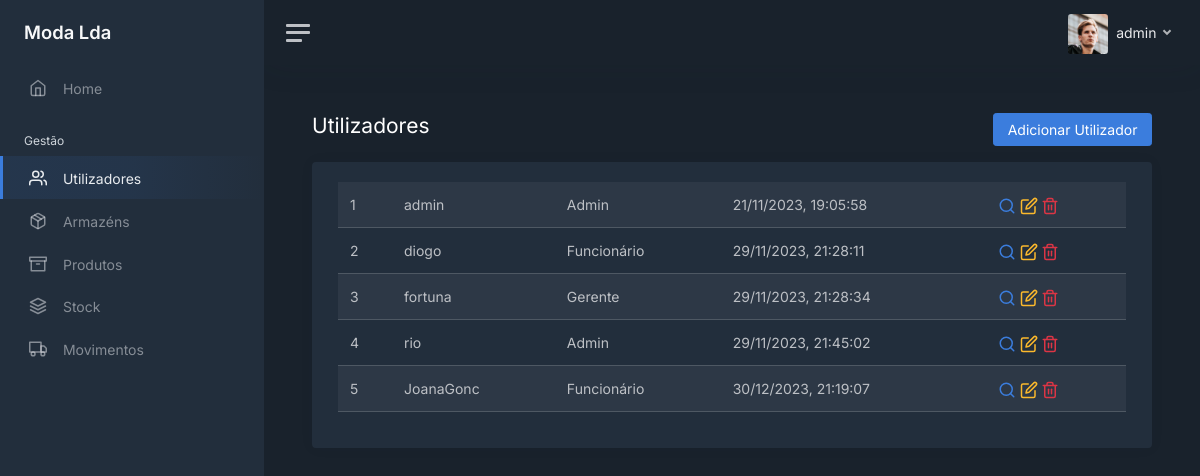
The page /users (signed in) on the database as committed earlier.
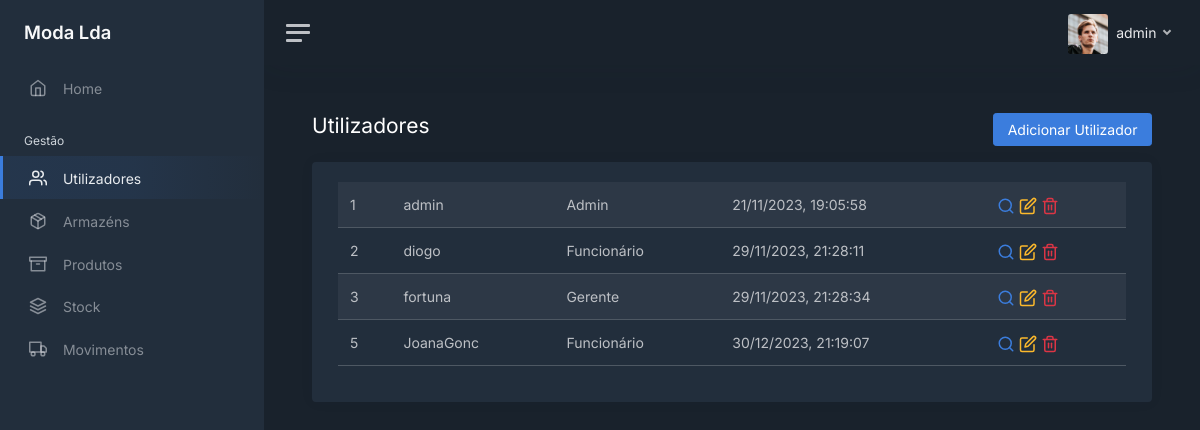
The same page on the database as committed later.
### modules/login/models.py (models this page shows, shortened)
class User(UserMixin, db.Model):
    __tablename__ = 'users'
    __table_args__ = {'extend_existing': True}
    id = db.Column(db.Integer, primary_key=True)
    username = db.Column(db.String(), unique=True)
    password = db.Column(db.String())
    role = db.Column(db.String())
    last_login = db.Column(db.DateTime, server_default=db.func.now())
    active = db.Column(db.Boolean, unique=False, default=True)

### modules/main/views.py (the view)
@bp.route('/users')
@login_required
def users():
    users_query = User.query.with_entities(User.id, User.username, User.role, User.last_login).filter_by(active=1).all()
    all_users = []
    for user in users_query:
        all_users.append(
            {
                "id": user.id,
                "username": user.username,
                "role": ROLES[user.role],
                "last_login": user.last_login.strftime("%d/%m/%Y, %H:%M:%S")
            }
        )
    if current_user.role == 'admin' or current_user.role == 'gerente':
        return render_template('users/users_table.html', user=current_user, tab="users", all_users=all_users)
    else:
        return redirect(request.referrer or 'home')

### modules/login/models.py (called while the page is built)
@login_manager.user_loader
def load_user(user_id):
    return User.query.get(int(user_id))

### modules/main/templates/users/users_table.html (shortened to what this page needs)
<!DOCTYPE html>
<html lang="en">
<head>
    <link href="/static/css/dashboard.css" rel="stylesheet">
    <link href="https://cdn.datatables.net/1.13.7/css/dataTables.bootstrap5.min.css" rel="stylesheet">
    <link href="https://cdn.jsdelivr.net/npm/@sweetalert2/theme-dark@4/dark.css" rel="stylesheet">
</head>
{% extends 'sidebar.html' %}
{% block content %}
    <div class="row">
        <div class="col float-start">
            <h1 class="h3 mb-3">Utilizadores</h1>
        </div>
        <div class="col">
            <div class="mb-3 float-end">
                <a href="/users/add" class="btn btn-primary">Adicionar Utilizador</a>
            </div>
        </div>
    </div>
    <div class="card">
        <div class="card-body">
            <div class="container-fluid">
                <table id="users" class="table table-striped">
                    <tbody>
                        {% for user in all_users %}
                            <tr>
                                <td>{{ user.id }}</td>
                                <td>{{ user.username }}</td>
                                <td>{{ user.role }}</td>
                                <td>{{ user.last_login }}</td>
                                <td>
                                    <a class="text-decoration-none" href="/users/{{ user.id }}">
                                        <i class="align-middle" data-feather="search"></i>
                                    </a>
                                    <a class="text-decoration-none" href="/users/edit/{{ user.id }}">
                                        <i class="align-middle text-warning" data-feather="edit"></i>
                                    </a>
                                    <a class="text-decoration-none">
                                        <form action="/users/delete/{{ user.id }}" method="POST" class="d-inline">
                                            <button type="submit" style="all: unset">
                                                <i class="align-middle text-danger" data-feather="trash-2"></i>
                                            </button>
                                        </form>
                                     </a>
                                </td>
                            </tr>
                        {% endfor %}
                    </tbody>
                </table>
            </div>
        </div>
    </div>
{% endblock %}

### modules/main/templates/sidebar.html (shortened to what this page needs)
<body data-theme="dark">
<div class="wrapper">
    <nav id="sidebar" class="sidebar js-sidebar">
        <div class="sidebar-content js-simplebar">
            <a class="sidebar-brand" href="/home">
                <span class="align-middle">Moda Lda</span>
            </a>
            <ul class="sidebar-nav">
                <li class="sidebar-item {% if tab == 'home' %}active{% endif %}">
                    <a class="sidebar-link" href="/home">
                        <i class="align-middle" data-feather="home"></i> <span class="align-middle">Home</span>
                    </a>
                </li>
                <li class="sidebar-header">
                    Gestão
                </li>
                {% if user.role == 'admin' or user.role == 'gerente' %}
                <li class="sidebar-item {% if tab == 'users' %}active{% endif %}">
                    <a class="sidebar-link" href="/users">
                        <i class="align-middle" data-feather="users"></i> <span class="align-middle">Utilizadores</span>
                    </a>
                </li>
                {% endif %}
                {% if user.role == 'admin' or user.role == 'gerente' %}
                <li class="sidebar-item {% if tab == 'warehouses' %}active{% endif %}">
                    <a class="sidebar-link" href="/warehouses">
                        <i class="align-middle" data-feather="package"></i> <span class="align-middle">Armazéns</span>
                    </a>
                </li>
                {% endif %}
                <li class="sidebar-item {% if tab == 'products' %}active{% endif %}">
                    <a class="sidebar-link" href="/products">
                        <i class="align-middle" data-feather="archive"></i> <span class="align-middle">Produtos</span>
                    </a>
                </li>
                <li class="sidebar-item {% if tab == 'stock' %}active{% endif %}">
                    <a class="sidebar-link" href="/stock">
                        <i class="align-middle" data-feather="layers"></i> <span class="align-middle">Stock</span>
                    </a>
                </li>
                <li class="sidebar-item {% if tab == 'movements' %}active{% endif %}">
                    <a class="sidebar-link" href="/movements">
                        <i class="align-middle" data-feather="truck"></i> <span class="align-middle">Movimentos</span>
                    </a>
                </li>
            </ul>
        </div>
    </nav>
    <div class="main">
        <nav class="navbar navbar-expand navbar-light navbar-bg">
            <a class="sidebar-toggle js-sidebar-toggle">
                <i class="hamburger align-self-center"></i>
            </a>
            <div class="navbar-collapse collapse">
                <ul class="navbar-nav navbar-align">
                    <li class="nav-item dropdown">
                        <a class="nav-link dropdown-toggle d-none d-sm-inline-block" href="#" data-bs-toggle="dropdown">
                            <img src="/static/img/avatars/avatar.jpg" class="avatar img-fluid rounded me-1"
                                 alt="{{ user.username }}"/> <span class="text-dark"> {{ user.username }} </span>
                        </a>
                    </li>
                </ul>
            </div>
        </nav>
        <main class="content">
            <div class="container-fluid p-0">
                {% block content %}
                {% endblock %}
            </div>
        </main>
    </div>
</div>
</body>
</html>

Rows that differ between the two databases and show on the page:
no longer on this page (row edited): User: id "4", username "rio", role "Admin", last_login "29/11/2023, 21:45:02"
